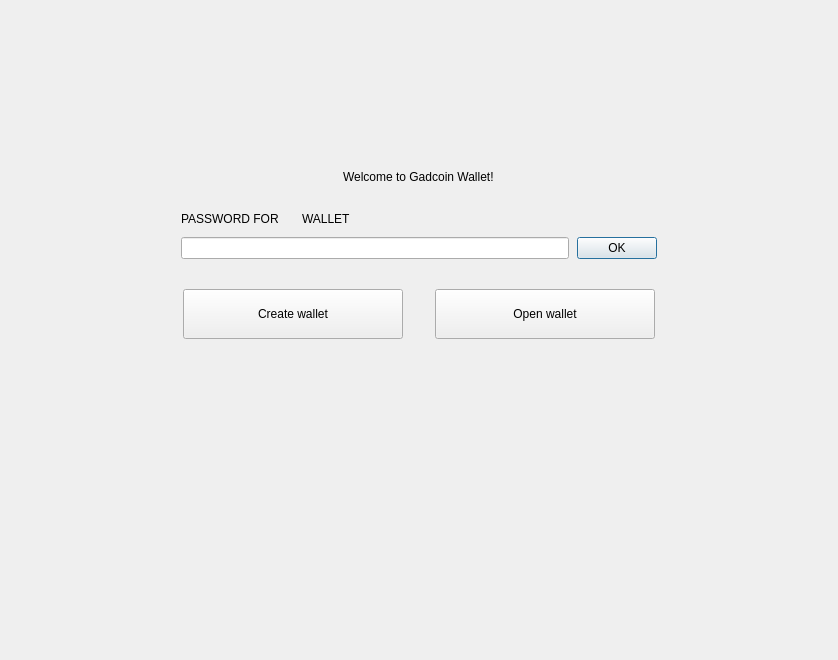
<?xml version="1.0" encoding="UTF-8"?>
<ui version="4.0">
 <class>NoWalletFrame</class>
 <widget class="QFrame" name="NoWalletFrame">
  <property name="geometry">
   <rect>
    <x>0</x>
    <y>0</y>
    <width>838</width>
    <height>660</height>
   </rect>
  </property>
  <property name="windowTitle">
   <string>Frame</string>
  </property>
  <property name="frameShape">
   <enum>QFrame::NoFrame</enum>
  </property>
  <property name="frameShadow">
   <enum>QFrame::Raised</enum>
  </property>
  <layout class="QVBoxLayout" name="verticalLayout">
   <property name="spacing">
    <number>0</number>
   </property>
   <property name="leftMargin">
    <number>0</number>
   </property>
   <property name="topMargin">
    <number>0</number>
   </property>
   <property name="rightMargin">
    <number>0</number>
   </property>
   <property name="bottomMargin">
    <number>0</number>
   </property>
   <item>
    <spacer name="verticalSpacer">
     <property name="orientation">
      <enum>Qt::Vertical</enum>
     </property>
     <property name="sizeType">
      <enum>QSizePolicy::Fixed</enum>
     </property>
     <property name="sizeHint" stdset="0">
      <size>
       <width>20</width>
       <height>170</height>
      </size>
     </property>
    </spacer>
   </item>
   <item alignment="Qt::AlignHCenter">
    <widget class="WalletGui::WalletHeaderLabel" name="m_welcomeLabel">
     <property name="text">
      <string>Welcome to Gadcoin Wallet!</string>
     </property>
    </widget>
   </item>
   <item>
    <spacer name="verticalSpacer_4">
     <property name="orientation">
      <enum>Qt::Vertical</enum>
     </property>
     <property name="sizeType">
      <enum>QSizePolicy::Fixed</enum>
     </property>
     <property name="sizeHint" stdset="0">
      <size>
       <width>20</width>
       <height>25</height>
      </size>
     </property>
    </spacer>
   </item>
   <item alignment="Qt::AlignHCenter">
    <widget class="QFrame" name="m_passwordFrame">
     <property name="minimumSize">
      <size>
       <width>476</width>
       <height>0</height>
      </size>
     </property>
     <property name="maximumSize">
      <size>
       <width>338</width>
       <height>16777215</height>
      </size>
     </property>
     <property name="frameShape">
      <enum>QFrame::NoFrame</enum>
     </property>
     <property name="frameShadow">
      <enum>QFrame::Raised</enum>
     </property>
     <layout class="QVBoxLayout" name="verticalLayout_2">
      <property name="spacing">
       <number>8</number>
      </property>
      <property name="leftMargin">
       <number>0</number>
      </property>
      <property name="topMargin">
       <number>0</number>
      </property>
      <property name="rightMargin">
       <number>0</number>
      </property>
      <property name="bottomMargin">
       <number>0</number>
      </property>
      <item>
       <layout class="QHBoxLayout" name="horizontalLayout_4">
        <item>
         <widget class="QLabel" name="m_passwordTextLabel">
          <property name="sizePolicy">
           <sizepolicy hsizetype="Maximum" vsizetype="Preferred">
            <horstretch>0</horstretch>
            <verstretch>0</verstretch>
           </sizepolicy>
          </property>
          <property name="styleSheet">
           <string notr="true">[errorState=&quot;true&quot;] {
  color: #ef3131;
}</string>
          </property>
          <property name="text">
           <string>PASSWORD FOR</string>
          </property>
         </widget>
        </item>
        <item>
         <widget class="QLabel" name="m_walletNameLabel">
          <property name="text">
           <string/>
          </property>
         </widget>
        </item>
        <item>
         <widget class="QLabel" name="m_walletTextLabel">
          <property name="text">
           <string>WALLET</string>
          </property>
         </widget>
        </item>
        <item>
         <spacer name="horizontalSpacer_4">
          <property name="orientation">
           <enum>Qt::Horizontal</enum>
          </property>
          <property name="sizeHint" stdset="0">
           <size>
            <width>40</width>
            <height>20</height>
           </size>
          </property>
         </spacer>
        </item>
       </layout>
      </item>
      <item>
       <layout class="QHBoxLayout" name="horizontalLayout_5">
        <item>
         <widget class="QLineEdit" name="m_passwordEdit">
          <property name="sizePolicy">
           <sizepolicy hsizetype="Expanding" vsizetype="Fixed">
            <horstretch>0</horstretch>
            <verstretch>0</verstretch>
           </sizepolicy>
          </property>
          <property name="styleSheet">
           <string notr="true">[errorState=&quot;true&quot;] {
  border-color: #ef3131;
}</string>
          </property>
          <property name="echoMode">
           <enum>QLineEdit::Password</enum>
          </property>
         </widget>
        </item>
        <item>
         <widget class="WalletGui::WalletOkButton" name="m_okButton">
          <property name="enabled">
           <bool>true</bool>
          </property>
          <property name="text">
           <string>OK</string>
          </property>
          <property name="default">
           <bool>true</bool>
          </property>
         </widget>
        </item>
       </layout>
      </item>
     </layout>
    </widget>
   </item>
   <item>
    <spacer name="verticalSpacer_2">
     <property name="orientation">
      <enum>Qt::Vertical</enum>
     </property>
     <property name="sizeType">
      <enum>QSizePolicy::Fixed</enum>
     </property>
     <property name="sizeHint" stdset="0">
      <size>
       <width>20</width>
       <height>30</height>
      </size>
     </property>
    </spacer>
   </item>
   <item>
    <layout class="QHBoxLayout" name="horizontalLayout">
     <property name="spacing">
      <number>0</number>
     </property>
     <item>
      <spacer name="horizontalSpacer_2">
       <property name="orientation">
        <enum>Qt::Horizontal</enum>
       </property>
       <property name="sizeHint" stdset="0">
        <size>
         <width>40</width>
         <height>20</height>
        </size>
       </property>
      </spacer>
     </item>
     <item>
      <widget class="WalletGui::WalletLargeBlueButton" name="m_createWalletButton">
       <property name="sizePolicy">
        <sizepolicy hsizetype="Fixed" vsizetype="Fixed">
         <horstretch>0</horstretch>
         <verstretch>0</verstretch>
        </sizepolicy>
       </property>
       <property name="minimumSize">
        <size>
         <width>220</width>
         <height>50</height>
        </size>
       </property>
       <property name="maximumSize">
        <size>
         <width>220</width>
         <height>50</height>
        </size>
       </property>
       <property name="text">
        <string>Create wallet</string>
       </property>
      </widget>
     </item>
     <item>
      <spacer name="horizontalSpacer">
       <property name="orientation">
        <enum>Qt::Horizontal</enum>
       </property>
       <property name="sizeType">
        <enum>QSizePolicy::Fixed</enum>
       </property>
       <property name="sizeHint" stdset="0">
        <size>
         <width>32</width>
         <height>20</height>
        </size>
       </property>
      </spacer>
     </item>
     <item>
      <widget class="WalletGui::WalletLargeBlueButton" name="m_openWalletButton">
       <property name="sizePolicy">
        <sizepolicy hsizetype="Fixed" vsizetype="Fixed">
         <horstretch>0</horstretch>
         <verstretch>0</verstretch>
        </sizepolicy>
       </property>
       <property name="minimumSize">
        <size>
         <width>220</width>
         <height>50</height>
        </size>
       </property>
       <property name="maximumSize">
        <size>
         <width>220</width>
         <height>50</height>
        </size>
       </property>
       <property name="text">
        <string>Open wallet</string>
       </property>
      </widget>
     </item>
     <item>
      <spacer name="horizontalSpacer_3">
       <property name="orientation">
        <enum>Qt::Horizontal</enum>
       </property>
       <property name="sizeHint" stdset="0">
        <size>
         <width>40</width>
         <height>20</height>
        </size>
       </property>
      </spacer>
     </item>
    </layout>
   </item>
   <item>
    <spacer name="verticalSpacer_3">
     <property name="orientation">
      <enum>Qt::Vertical</enum>
     </property>
     <property name="sizeHint" stdset="0">
      <size>
       <width>20</width>
       <height>376</height>
      </size>
     </property>
    </spacer>
   </item>
  </layout>
 </widget>
 <customwidgets>
  <customwidget>
   <class>WalletGui::WalletOkButton</class>
   <extends>QPushButton</extends>
   <header>Gui/Common/WalletOkButton.h</header>
  </customwidget>
  <customwidget>
   <class>WalletGui::WalletHeaderLabel</class>
   <extends>QLabel</extends>
   <header>Gui/Common/WalletTextLabel.h</header>
  </customwidget>
  <customwidget>
   <class>WalletGui::WalletLargeBlueButton</class>
   <extends>QPushButton</extends>
   <header>Gui/Common/WalletBlueButton.h</header>
  </customwidget>
 </customwidgets>
 <resources/>
 <connections>
  <connection>
   <sender>m_okButton</sender>
   <signal>clicked()</signal>
   <receiver>NoWalletFrame</receiver>
   <slot>okClicked()</slot>
   <hints>
    <hint type="sourcelabel">
     <x>498</x>
     <y>266</y>
    </hint>
    <hint type="destinationlabel">
     <x>418</x>
     <y>329</y>
    </hint>
   </hints>
  </connection>
  <connection>
   <sender>m_passwordEdit</sender>
   <signal>textChanged(QString)</signal>
   <receiver>NoWalletFrame</receiver>
   <slot>passwordChanged(QString)</slot>
   <hints>
    <hint type="sourcelabel">
     <x>374</x>
     <y>265</y>
    </hint>
    <hint type="destinationlabel">
     <x>418</x>
     <y>329</y>
    </hint>
   </hints>
  </connection>
  <connection>
   <sender>m_passwordEdit</sender>
   <signal>returnPressed()</signal>
   <receiver>m_okButton</receiver>
   <slot>click()</slot>
   <hints>
    <hint type="sourcelabel">
     <x>374</x>
     <y>265</y>
    </hint>
    <hint type="destinationlabel">
     <x>616</x>
     <y>256</y>
    </hint>
   </hints>
  </connection>
 </connections>
 <slots>
  <signal>createWalletClickedSignal()</signal>
  <signal>openWalletClickedSignal()</signal>
  <slot>okClicked()</slot>
  <slot>passwordChanged(QString)</slot>
 </slots>
</ui>
